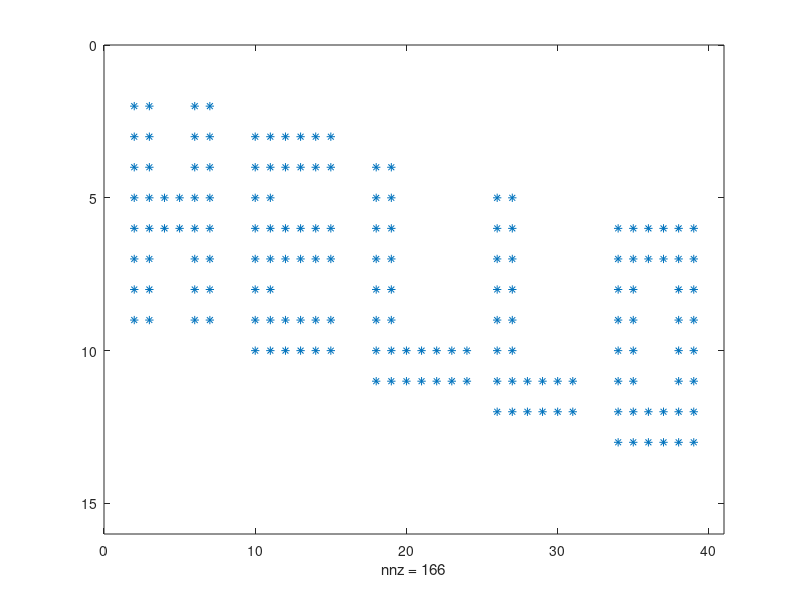

The MATLAB source for this figure: (Note: this script raises an error after producing the figure.)
%% Hello World
% Alex Townsend, 4th March 2013

%% 
% (Chebfun2 Example: Fun/HelloWorld.m)
% [Tags: #Chebfun2, #Rank]

%%
% In any programming language printing "Hello World" to the command line
% is always a first example.  Here we display "Hello" using
% Chebfun2. Can you adapt it to display "Hello World" instead? 

%% 
% Here is a matrix that encodes the word "Hello", from Exercise 9.3 of [1]. 
A=zeros(15,40); 
A(2:9,2:3)=1; A(5:6,4:5)=1;A(2:9,6:7)=1; A(3:10,10:11)=1;
A(3:4,10:15)=1; A(6:7,10:15)=1; A(9:10,10:15)=1; A(4:11,18:19)=1;
A(10:11,18:24)=1; A(5:12,26:27)=1; A(11:12,26:31)=1;
A(6:13,34:35)=1; A(6:13,38:39)=1; A(6:7,36:37)=1; A(12:13,36:37)=1;
spy(A)  % spy plot

%%
% The matrix is size 15 by 40 and hence, of rank at most 15.  In this case
% it is of rank 10 because there are five zero rows:

rank(A)

%% Constructing a chebfun2 from discrete data
% Usually Chebfun2 is passed a function of two variables, but it can also
% deal with discrete data such as a matrix, with syntax such as 
% chebfun2(A). The matrix A, of size m by n, is assumed 
% to contain data values of a function sampled at a m by n Chebyshev 
% tensor grid, and the resulting chebfun2 interpolates A, for example:

f = chebfun2(A);           % chebfun2
X = chebpolyval2(f);       % evaluate on a grid
norm(A - X)                % interpolation error

%% Saying Hello
% We can also pass the Chebfun2 constructor an integer k so that the 
% resulting chebfun2 is of rank exactly k. Here is one way to 
% say "Hello": 
    
m = 200;
x = linspace(-1,1,m);
[xx, yy]=meshgrid(x);
[ss, tt]=chebpts2(m);

B = flipud(A);             % flip because of matrix indexing
for k = [1 3 5 7 10]
    f = chebfun2(B,k);
    X = f(ss,tt);
    figure
    contour(xx, yy, X), axis off
    title(sprintf('Rank %u',k),'fontsize',16)
    pause(.1)
end

%% 
% References:
%% 
% [1] L. N. Trefethen and D. Bau III, Numerical Linear Algebra, SIAM, 1997.